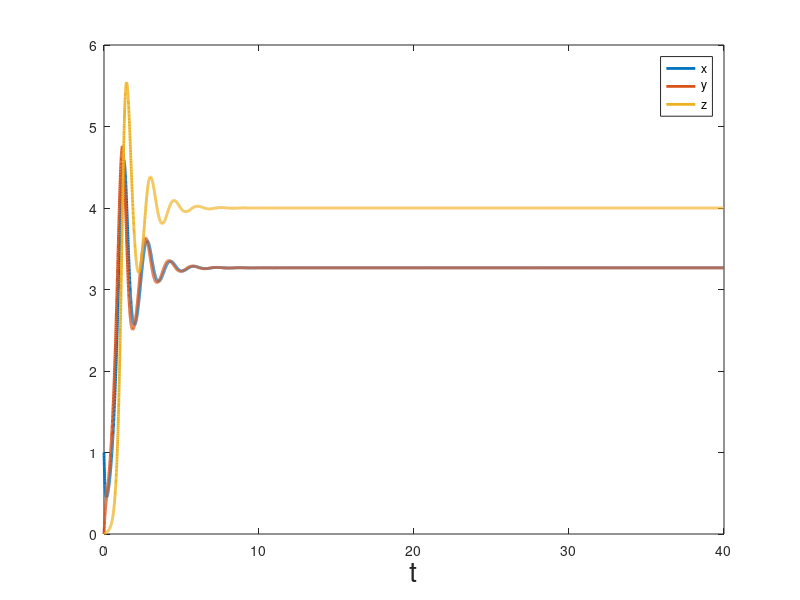
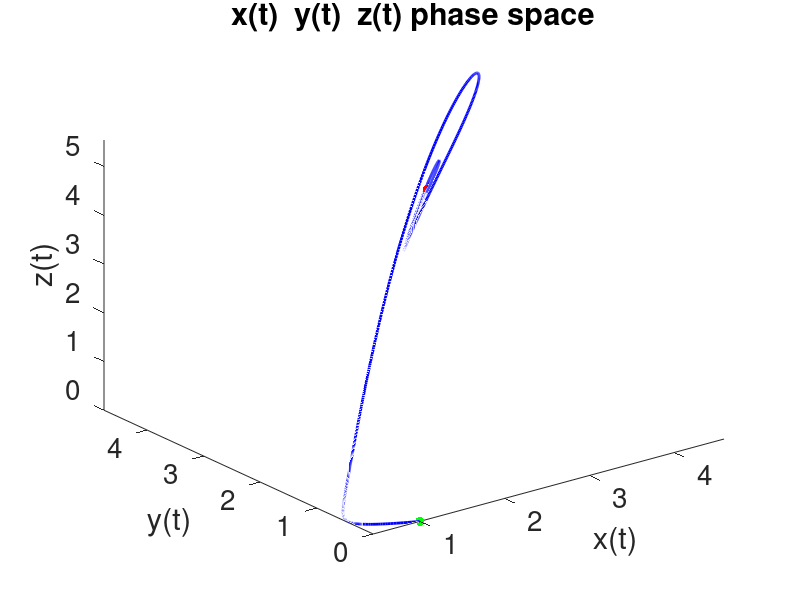

These figures' MATLAB source, in order:
function solve_lorenz

%initial values
x0 = 1.000001;
y0 = 0;
z0 = 0;

t0   = 0;      %initial time
tend = 40;    %final time

%parameter values
alpha = 10;  
rho   = 5;
beta  = 8/3;    


%we are packing all parameters into a structure called param
% [you don't need to worry about this ]
param.alpha = alpha;  
param.rho = rho;  
param.beta = beta; 

% put the initial values into an array
r0=[x0; y0; z0];  

% some options for the ODE solver. Don't need to worry about this
opts=odeset('Reltol',1e-6,'AbsTol',1e-6*ones(length(r0),1));


% create an array of 10000  "linearly spaced" t values starting from t0 
%and ending at tend
Tspan = linspace(t0,tend,10000);

% solve the DE
[t,R]=ode45(@rhs_of_DE,Tspan,r0,opts,param);

%Display the final values
xend = R(end,1);
yend = R(end,2);
zend = R(end,3);

disp('final values of x,y,z are:')

xend
yend
zend


% take the matrix output and store into x,y, and z vectors:
x = R(:,1); y = R(:,2); z = R(:,3);


%plot the x,y,z vs t graphs
figure(1); 
clf; 
plot(t,x,'linewidth',2); hold on;
plot(t,y,'linewidth',2); hold on;
plot(t,z,'linewidth',2); 

xlabel('t','fontsize',20)
legend('x','y','z');


%plot the 3D phase space
figure(2); 
clf;
plot3(x,y,z,'b','linewidth',2);  hold on;
plot3(x0,y0,z0,'g.','markersize',20);  %plot the initial value as a green point
plot3(xend,yend,zend,'r.','markersize',20);  %plot the end value as a red point

xlabel('x(t)','fontsize',20)
ylabel('y(t)','fontsize',20)
zlabel('z(t)','fontsize',20)
title('x(t)  y(t)  z(t) phase space','fontsize',20)
axis tight
set(gca,'fontsize',20)

end


% definition of the right hand side (rhs) of the system of differential
% equations
function dRdt=rhs_of_DE(t,R,param)

alpha = param.alpha;
beta = param.beta;
rho = param.rho;

x = R(1);
y = R(2);
z = R(3);

dxdt = alpha*(y-x); 
dydt = x*(rho-z)-y;
dzdt = -beta*z+x*y ;

dRdt = [dxdt ; dydt; dzdt];

end